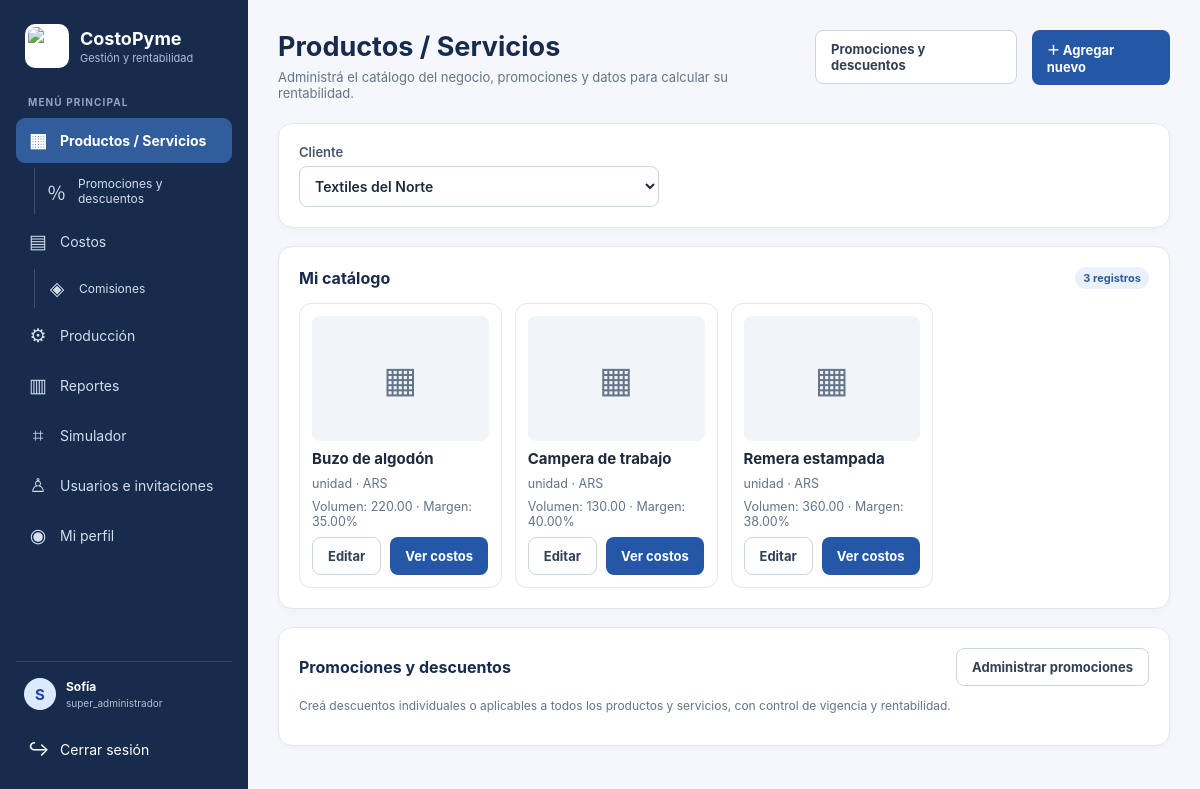
Screenshot of /index.php (signed in) with the database file from the repository.
### tables this page shows
CREATE TABLE `costobene_productos` (
  `id` bigint(20) UNSIGNED NOT NULL,
  `cliente_id` bigint(20) UNSIGNED NOT NULL,
  `nombre` varchar(150) NOT NULL,
  `descripcion` text DEFAULT NULL,
  `foto_path` varchar(255) DEFAULT NULL,
  `unidad` varchar(50) NOT NULL DEFAULT 'unidad',
  `moneda` char(3) NOT NULL DEFAULT 'ARS',
  `volumen_esperado` decimal(12,2) NOT NULL DEFAULT 0.00,
  `horas_trabajo` decimal(10,2) NOT NULL DEFAULT 0.00,
  `valor_hora` decimal(12,2) NOT NULL DEFAULT 0.00,
  `margen_porcentaje` decimal(5,2) NOT NULL DEFAULT 0.00,
  `precio_manual` decimal(12,2) DEFAULT NULL,
  `fecha_creacion` timestamp NOT NULL DEFAULT current_timestamp(),
  `fecha_actualizacion` timestamp NOT NULL DEFAULT current_timestamp() ON UPDATE current_timestamp()
);

### config.php (called while the page is built, shortened)
<?php
function db(): PDO {
    static $pdo = null;
    if ($pdo === null) {
        $esLocal = in_array($_SERVER['HTTP_HOST'] ?? '', [
            'localhost',
            '127.0.0.1'
        ], true);
        if ($esLocal) {
            $host = '127.0.0.1';
            $dbname = 'calcostos';
            $user = 'root';
            $password = '';
        } else {
            $host = 'sql200.infinityfree.com';
            $dbname = 'if0_43416623_Costo_Pyme_BD';
            $user = 'if0_43416623';
            $password = '718122Mica';
        }
        $dsn = "mysql:host=$host;dbname=$dbname;charset=utf8mb4";
        $pdo = new PDO($dsn, $user, $password, [
            PDO::ATTR_ERRMODE => PDO::ERRMODE_EXCEPTION,
            PDO::ATTR_DEFAULT_FETCH_MODE => PDO::FETCH_ASSOC,
            PDO::ATTR_EMULATE_PREPARES => false,
        ]);
    }
    return $pdo;
}
function h($v): string {
    return htmlspecialchars((string)$v, ENT_QUOTES, 'UTF-8');
}
function usuario(): ?array {
    return $_SESSION['u'] ?? null;
}
function puede(string $permiso): bool {
    $u = usuario();
    return $u && in_array($permiso, $u['permisos'], true);
}
function esSuper(): bool {
    $u = usuario();
    return $u && in_array('super_administrador', $u['roles'], true);
}

### index.php (the view, shortened to what this page needs)
<?php
$u = usuario();
$clienteId = esSuper() ? (int)($_GET['cliente'] ?? $_POST['cliente_id'] ?? $u['cliente_id']) : (int)$u['cliente_id'];
$clientes = esSuper() ? db()->query('SELECT id,nombre_empresa FROM costobene_clientes WHERE activo=1 ORDER BY nombre_empresa')->fetchAll() : [];
$st = db()->prepare('SELECT id,nombre,descripcion,foto_path,unidad,moneda,volumen_esperado,horas_trabajo,valor_hora,margen_porcentaje,precio_manual FROM costobene_productos WHERE cliente_id=? ORDER BY nombre');
$st->execute([$clienteId]); $productos=$st->fetchAll();
?>
<!doctype html><html lang="es"><head><meta charset="utf-8"><meta name="viewport" content="width=device-width,initial-scale=1"><title>Productos y servicios - CostoPyme</title><link rel="stylesheet" href="style.css"></head><body>
<div class="app-shell"><?php require 'menu.php'; ?><main class="main">
<header class="page-head"><div><h1>Productos / Servicios</h1><p>Administrá el catálogo del negocio, promociones y datos para calcular su rentabilidad.</p></div><a class="btn btn-secondary" href="promociones.php">Promociones y descuentos</a><?php if (puede('crear_productos')): ?><a class="btn" href="#formProducto" onclick="document.getElementById('formProducto').hidden=false">＋ Agregar nuevo</a><?php endif; ?></header>
<?php if (esSuper()): ?><section class="panel"><label style="max-width:360px">Cliente<select onchange="location.href='index.php?cliente='+this.value"><option value="">Seleccionar cliente</option><?php foreach($clientes as $c): ?><option value="<?= (int)$c['id']?>" <?= (int)$c['id']===$clienteId?'selected':''?>><?=h($c['nombre_empresa'])?></option><?php endforeach;?></select></label></section><?php endif; ?>
<section class="panel"><div style="display:flex;justify-content:space-between;align-items:center;gap:10px;margin-bottom:14px"><h2 style="margin:0">Mi catálogo</h2><span class="pill"><?=count($productos)?> registros</span></div>
<?php if (!$productos): ?><div class="empty"><b>Todavía no hay productos o servicios.</b><p>Agregá el primero para comenzar a calcular sus costos y rentabilidad.</p></div><?php else: ?><div class="catalogo"><?php foreach($productos as $p): ?><article class="producto-card">
<?php if($p['foto_path']): ?><img src="<?=h($p['foto_path'])?>" alt="<?=h($p['nombre'])?>"><?php else: ?><div class="product-placeholder">▦</div><?php endif; ?>
<strong><?=h($p['nombre'])?></strong><small><?=h($p['unidad'])?> · <?=h($p['moneda'])?></small><?php if($p['descripcion']): ?><small><?=h($p['descripcion'])?></small><?php endif; ?>
<small>Volumen: <?=h($p['volumen_esperado'])?> · Margen: <?=h($p['margen_porcentaje'])?>%</small>
<div class="actions"><?php if (puede('crear_productos')): ?><a class="btn btn-secondary" href="index.php?editar=<?=(int)$p['id']?><?=esSuper()?'&cliente='.$clienteId:''?>">Editar</a><?php endif; ?><a class="btn" href="costos.php?producto=<?=(int)$p['id']?><?=esSuper()?'&cliente='.$clienteId:''?>">Ver costos</a></div>
</article><?php endforeach;?></div><?php endif; ?></section>
<section class="panel"><div class="section-title"><h2>Promociones y descuentos</h2><a class="btn btn-secondary" href="promociones.php">Administrar promociones</a></div><p class="help">Creá descuentos individuales o aplicables a todos los productos y servicios, con control de vigencia y rentabilidad.</p></section>
</main></div></body></html>

### style.css (style rules this page uses)
:root { --ink:#172b4d;--blue:#2457a6;--blue2:#eaf1fb;--muted:#64748b;--line:#e2e8f0;--bg:#f5f7fb;--green:#168653;--red:#c43e3e;--amber:#a86a0a }
* { box-sizing:border-box }
body { margin:0;background:var(--bg);color:#1e293b;font-family:Inter,system-ui,-apple-system,"Segoe UI",Arial,sans-serif;font-size:15px }
a { color:var(--blue);text-decoration:none }
.app-shell { min-height:100vh }
.main { margin-left:248px;padding:30px;max-width:1500px }
.page-head { display:flex;align-items:flex-start;justify-content:space-between;gap:15px;margin-bottom:22px }
.page-head h1 { margin:0;color:var(--ink);font-size:27px }
.page-head p { margin:6px 0 0;color:var(--muted);font-size:13px }
.panel { background:#fff;border:1px solid var(--line);border-radius:14px;padding:20px;margin-bottom:18px;box-shadow:0 2px 8px #172b4d08 }
.panel h2 { font-size:16px;color:var(--ink);margin:0 0 15px }
label { display:flex;flex-direction:column;gap:6px;color:#475569;font-size:13px;font-weight:600 }
input,select,textarea { width:100%;padding:10px 11px;border:1px solid #cbd5e1;border-radius:8px;background:#fff;color:#1e293b;font:inherit;font-size:14px }
.help,.muted { color:var(--muted);font-size:12px;font-weight:400 }
.btn,button { display:inline-flex;align-items:center;justify-content:center;gap:7px;border:0;border-radius:8px;background:var(--blue);color:white;padding:10px 15px;font:inherit;font-size:13px;font-weight:650;cursor:pointer }
.btn-secondary { background:#fff;color:#334155;border:1px solid #cbd5e1 }
.actions { display:flex;gap:9px;flex-wrap:wrap;margin-top:15px }
.catalogo { display:grid;grid-template-columns:repeat(auto-fill,minmax(190px,1fr));gap:13px }
.producto-card { border:1px solid var(--line);border-radius:12px;padding:12px;background:#fff;display:flex;flex-direction:column;gap:8px }
.producto-card img,.product-placeholder { width:100%;height:125px;object-fit:cover;border-radius:8px;background:#f1f5f9 }
.product-placeholder { display:grid;place-items:center;font-size:36px;color:#64748b }
.producto-card small { color:var(--muted) }
.producto-card .actions { margin-top:auto }
.pill { display:inline-flex;padding:4px 8px;border-radius:20px;background:#eaf1fb;color:#315d9d;font-size:11px;font-weight:650 }
.section-title { display:flex;justify-content:space-between;align-items:center;gap:12px }
.section-title h2 { margin:0 }

### rows the page displays
costobene_productos: nombre "Buzo de algodón", unidad "unidad", moneda "ARS", volumen_esperado "220.00", margen_porcentaje "35.00"
costobene_productos: nombre "Campera de trabajo", unidad "unidad", moneda "ARS", volumen_esperado "130.00", margen_porcentaje "40.00"
costobene_productos: nombre "Remera estampada", unidad "unidad", moneda "ARS", volumen_esperado "360.00", margen_porcentaje "38.00"

### other values shown
$glyph[$icon] "▦"
$label "Productos / Servicios"
$glyph[$icon] "▤"
$label "Costos"
$glyph[$icon] "⚙"
$label "Producción"
$glyph[$icon] "▥"
$label "Reportes"
$glyph[$icon] "⌗"
$label "Simulador"
$glyph[$icon] "♙"
$label "Usuarios e invitaciones"
$glyph[$icon] "◉"
$label "Mi perfil"
mb_substr((string)usuario()['nombre'],0,1) "S"
